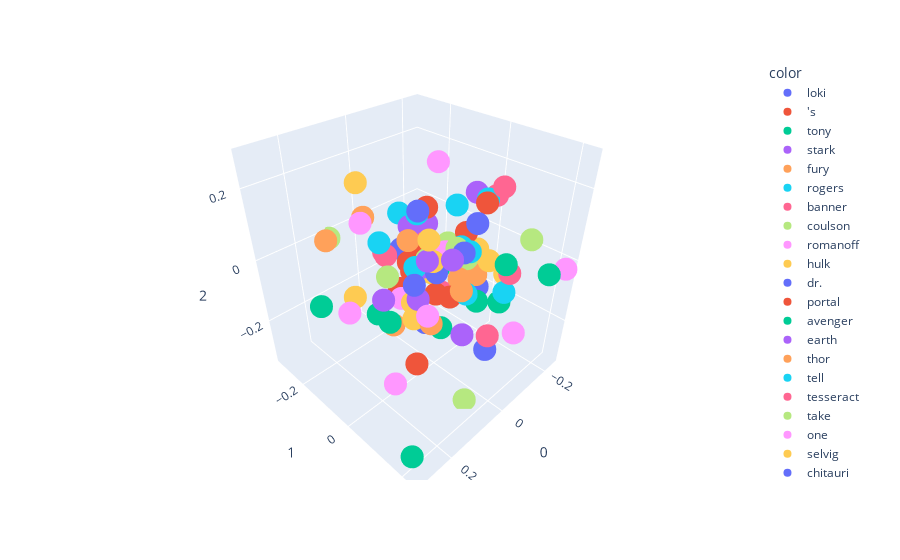

The code cell stored with this chart in its notebook:
### Code cell
plt=ex.scatter_3d(new[:100], x=0, y=1,z=2, color=word[:100])
plt.show()

### Figure 1 — Plotly figure (JSON) as saved in the notebook; plotly's stock layout.template omitted (floating-point values rounded to 4 significant figures)
{"data": [{"hovertemplate": "color=loki<br>0=%{x}<br>1=%{y}<br>2=%{z}<extra></extra>", "legendgroup": "loki", "marker": {"color": "#636efa", "symbol": "circle"}, "mode": "markers", "name": "loki", "scene": "scene", "showlegend": true, "type": "scatter3d", "x": [-0.01624], "y": [-0.05289], "z": [-0.2422]}, {"hovertemplate": "color='s<br>0=%{x}<br>1=%{y}<br>2=%{z}<extra></extra>", "legendgroup": "'s", "marker": {"color": "#EF553B", "symbol": "circle"}, "mode": "markers", "name": "'s", "scene": "scene", "showlegend": true, "type": "scatter3d", "x": [0.06792], "y": [-0.06782], "z": [-0.08179]}, {"hovertemplate": "color=tony<br>0=%{x}<br>1=%{y}<br>2=%{z}<extra></extra>", "legendgroup": "tony", "marker": {"color": "#00cc96", "symbol": "circle"}, "mode": "markers", "name": "tony", "scene": "scene", "showlegend": true, "type": "scatter3d", "x": [0.2159], "y": [0.06051], "z": [-0.02778]}, {"hovertemplate": "color=stark<br>0=%{x}<br>1=%{y}<br>2=%{z}<extra></extra>", "legendgroup": "stark", "marker": {"color": "#ab63fa", "symbol": "circle"}, "mode": "markers", "name": "stark", "scene": "scene", "showlegend": true, "type": "scatter3d", "x": [0.09945], "y": [0.06168], "z": [0.08202]}, {"hovertemplate": "color=fury<br>0=%{x}<br>1=%{y}<br>2=%{z}<extra></extra>", "legendgroup": "fury", "marker": {"color": "#FFA15A", "symbol": "circle"}, "mode": "markers", "name": "fury", "scene": "scene", "showlegend": true, "type": "scatter3d", "x": [0.1406], "y": [0.1155], "z": [-0.04462]}, {"hovertemplate": "color=rogers<br>0=%{x}<br>1=%{y}<br>2=%{z}<extra></extra>", "legendgroup": "rogers", "marker": {"color": "#19d3f3", "symbol": "circle"}, "mode": "markers", "name": "rogers", "scene": "scene", "showlegend": true, "type": "scatter3d", "x": [-0.02226], "y": [0.08573], "z": [0.06172]}, {"hovertemplate": "color=banner<br>0=%{x}<br>1=%{y}<br>2=%{z}<extra></extra>", "legendgroup": "banner", "marker": {"color": "#FF6692", "symbol": "circle"}, "mode": "markers", "name": "banner", "scene": "scene", "showlegend": true, "type": "scatter3d", "x": [-0.0706], "y": [-0.2867], "z": [-0.1342]}, {"hovertemplate": "color=coulson<br>0=%{x}<br>1=%{y}<br>2=%{z}<extra></extra>", "legendgroup": "coulson", "marker": {"color": "#B6E880", "symbol": "circle"}, "mode": "markers", "name": "coulson", "scene": "scene", "showlegend": true, "type": "scatter3d", "x": [-0.04708], "y": [0.02379], "z": [0.03195]}, {"hovertemplate": "color=romanoff<br>0=%{x}<br>1=%{y}<br>2=%{z}<extra></extra>", "legendgroup": "romanoff", "marker": {"color": "#FF97FF", "symbol": "circle"}, "mode": "markers", "name": "romanoff", "scene": "scene", "showlegend": true, "type": "scatter3d", "x": [0.1644], "y": [0.1267], "z": [-0.0008234]}, {"hovertemplate": "color=hulk<br>0=%{x}<br>1=%{y}<br>2=%{z}<extra></extra>", "legendgroup": "hulk", "marker": {"color": "#FECB52", "symbol": "circle"}, "mode": "markers", "name": "hulk", "scene": "scene", "showlegend": true, "type": "scatter3d", "x": [0.05804], "y": [-0.2772], "z": [-0.2334]}, {"hovertemplate": "color=dr.<br>0=%{x}<br>1=%{y}<br>2=%{z}<extra></extra>", "legendgroup": "dr.", "marker": {"color": "#636efa", "symbol": "circle"}, "mode": "markers", "name": "dr.", "scene": "scene", "showlegend": true, "type": "scatter3d", "x": [0.09248], "y": [0.02436], "z": [0.1917]}, {"hovertemplate": "color=portal<br>0=%{x}<br>1=%{y}<br>2=%{z}<extra></extra>", "legendgroup": "portal", "marker": {"color": "#EF553B", "symbol": "circle"}, "mode": "markers", "name": "portal", "scene": "scene", "showlegend": true, "type": "scatter3d", "x": [-0.01344], "y": [-0.05111], "z": [0.1323]}, {"hovertemplate": "color=avenger<br>0=%{x}<br>1=%{y}<br>2=%{z}<extra></extra>", "legendgroup": "avenger", "marker": {"color": "#00cc96", "symbol": "circle"}, "mode": "markers", "name": "avenger", "scene": "scene", "showlegend": true, "type": "scatter3d", "x": [-0.05597], "y": [0.09086], "z": [-0.1044]}, {"hovertemplate": "color=earth<br>0=%{x}<br>1=%{y}<br>2=%{z}<extra></extra>", "legendgroup": "earth", "marker": {"color": "#ab63fa", "symbol": "circle"}, "mode": "markers", "name": "earth", "scene": "scene", "showlegend": true, "type": "scatter3d", "x": [0.006027], "y": [-0.09289], "z": [0.06931]}, {"hovertemplate": "color=thor<br>0=%{x}<br>1=%{y}<br>2=%{z}<extra></extra>", "legendgroup": "thor", "marker": {"color": "#FFA15A", "symbol": "circle"}, "mode": "markers", "name": "thor", "scene": "scene", "showlegend": true, "type": "scatter3d", "x": [-0.0882], "y": [0.05757], "z": [-0.0529]}, {"hovertemplate": "color=tell<br>0=%{x}<br>1=%{y}<br>2=%{z}<extra></extra>", "legendgroup": "tell", "marker": {"color": "#19d3f3", "symbol": "circle"}, "mode": "markers", "name": "tell", "scene": "scene", "showlegend": true, "type": "scatter3d", "x": [-0.1873], "y": [0.004453], "z": [0.1118]}, {"hovertemplate": "color=tesseract<br>0=%{x}<br>1=%{y}<br>2=%{z}<extra></extra>", "legendgroup": "tesseract", "marker": {"color": "#FF6692", "symbol": "circle"}, "mode": "markers", "name": "tesseract", "scene": "scene", "showlegend": true, "type": "scatter3d", "x": [-0.05495], "y": [-0.02828], "z": [-0.1398]}, {"hovertemplate": "color=take<br>0=%{x}<br>1=%{y}<br>2=%{z}<extra></extra>", "legendgroup": "take", "marker": {"color": "#B6E880", "symbol": "circle"}, "mode": "markers", "name": "take", "scene": "scene", "showlegend": true, "type": "scatter3d", "x": [-0.1828], "y": [-0.1249], "z": [-0.07839]}, {"hovertemplate": "color=one<br>0=%{x}<br>1=%{y}<br>2=%{z}<extra></extra>", "legendgroup": "one", "marker": {"color": "#FF97FF", "symbol": "circle"}, "mode": "markers", "name": "one", "scene": "scene", "showlegend": true, "type": "scatter3d", "x": [0.1372], "y": [-0.1239], "z": [0.1191]}, {"hovertemplate": "color=selvig<br>0=%{x}<br>1=%{y}<br>2=%{z}<extra></extra>", "legendgroup": "selvig", "marker": {"color": "#FECB52", "symbol": "circle"}, "mode": "markers", "name": "selvig", "scene": "scene", "showlegend": true, "type": "scatter3d", "x": [0.06051], "y": [0.04308], "z": [0.05302]}, {"hovertemplate": "color=chitauri<br>0=%{x}<br>1=%{y}<br>2=%{z}<extra></extra>", "legendgroup": "chitauri", "marker": {"color": "#636efa", "symbol": "circle"}, "mode": "markers", "name": "chitauri", "scene": "scene", "showlegend": true, "type": "scatter3d", "x": [-0.02612], "y": [0.1533], "z": [-0.2136]}, {"hovertemplate": "color=get<br>0=%{x}<br>1=%{y}<br>2=%{z}<extra></extra>", "legendgroup": "get", "marker": {"color": "#EF553B", "symbol": "circle"}, "mode": "markers", "name": "get", "scene": "scene", "showlegend": true, "type": "scatter3d", "x": [0.02613], "y": [-0.06465], "z": [-0.04648]}, {"hovertemplate": "color=new<br>0=%{x}<br>1=%{y}<br>2=%{z}<extra></extra>", "legendgroup": "new", "marker": {"color": "#00cc96", "symbol": "circle"}, "mode": "markers", "name": "new", "scene": "scene", "showlegend": true, "type": "scatter3d", "x": [-0.09888], "y": [-0.08318], "z": [-0.1066]}, {"hovertemplate": "color=find<br>0=%{x}<br>1=%{y}<br>2=%{z}<extra></extra>", "legendgroup": "find", "marker": {"color": "#ab63fa", "symbol": "circle"}, "mode": "markers", "name": "find", "scene": "scene", "showlegend": true, "type": "scatter3d", "x": [0.04571], "y": [-0.008159], "z": [0.003929]}, {"hovertemplate": "color=pepper<br>0=%{x}<br>1=%{y}<br>2=%{z}<extra></extra>", "legendgroup": "pepper", "marker": {"color": "#FFA15A", "symbol": "circle"}, "mode": "markers", "name": "pepper", "scene": "scene", "showlegend": true, "type": "scatter3d", "x": [-0.01015], "y": [-0.03466], "z": [-0.04334]}, {"hovertemplate": "color=weapon<br>0=%{x}<br>1=%{y}<br>2=%{z}<extra></extra>", "legendgroup": "weapon", "marker": {"color": "#19d3f3", "symbol": "circle"}, "mode": "markers", "name": "weapon", "scene": "scene", "showlegend": true, "type": "scatter3d", "x": [0.05932], "y": [-0.01181], "z": [0.1579]}, {"hovertemplate": "color=s.h.i.e.l.d<br>0=%{x}<br>1=%{y}<br>2=%{z}<extra></extra>", "legendgroup": "s.h.i.e.l.d", "marker": {"color": "#FF6692", "symbol": "circle"}, "mode": "markers", "name": "s.h.i.e.l.d", "scene": "scene", "showlegend": true, "type": "scatter3d", "x": [-0.1101], "y": [0.1031], "z": [0.2064]}, {"hovertemplate": "color=arrives<br>0=%{x}<br>1=%{y}<br>2=%{z}<extra></extra>", "legendgroup": "arrives", "marker": {"color": "#B6E880", "symbol": "circle"}, "mode": "markers", "name": "arrives", "scene": "scene", "showlegend": true, "type": "scatter3d", "x": [0.2058], "y": [0.04638], "z": [0.08499]}, {"hovertemplate": "color=agent<br>0=%{x}<br>1=%{y}<br>2=%{z}<extra></extra>", "legendgroup": "agent", "marker": {"color": "#FF97FF", "symbol": "circle"}, "mode": "markers", "name": "agent", "scene": "scene", "showlegend": true, "type": "scatter3d", "x": [-0.05364], "y": [-0.09199], "z": [-0.08576]}, {"hovertemplate": "color=try<br>0=%{x}<br>1=%{y}<br>2=%{z}<extra></extra>", "legendgroup": "try", "marker": {"color": "#FECB52", "symbol": "circle"}, "mode": "markers", "name": "try", "scene": "scene", "showlegend": true, "type": "scatter3d", "x": [0.08743], "y": [0.0008235], "z": [-0.07883]}, {"hovertemplate": "color=go<br>0=%{x}<br>1=%{y}<br>2=%{z}<extra></extra>", "legendgroup": "go", "marker": {"color": "#636efa", "symbol": "circle"}, "mode": "markers", "name": "go", "scene": "scene", "showlegend": true, "type": "scatter3d", "x": [-0.0101], "y": [0.07715], "z": [0.05995]}, {"hovertemplate": "color=council<br>0=%{x}<br>1=%{y}<br>2=%{z}<extra></extra>", "legendgroup": "council", "marker": {"color": "#EF553B", "symbol": "circle"}, "mode": "markers", "name": "council", "scene": "scene", "showlegend": true, "type": "scatter3d", "x": [-0.1299], "y": [-0.01523], "z": [0.02658]}, {"hovertemplate": "color=need<br>0=%{x}<br>1=%{y}<br>2=%{z}<extra></extra>", "legendgroup": "need", "marker": {"color": "#00cc96", "symbol": "circle"}, "mode": "markers", "name": "need", "scene": "scene", "showlegend": true, "type": "scatter3d", "x": [-0.1724], "y": [0.2198], "z": [-0.01365]}, {"hovertemplate": "color=back<br>0=%{x}<br>1=%{y}<br>2=%{z}<extra></extra>", "legendgroup": "back", "marker": {"color": "#ab63fa", "symbol": "circle"}, "mode": "markers", "name": "back", "scene": "scene", "showlegend": true, "type": "scatter3d", "x": [-0.1063], "y": [-0.01229], "z": [-0.04735]}, {"hovertemplate": "color=helicarrier<br>0=%{x}<br>1=%{y}<br>2=%{z}<extra></extra>", "legendgroup": "helicarrier", "marker": {"color": "#FFA15A", "symbol": "circle"}, "mode": "markers", "name": "helicarrier", "scene": "scene", "showlegend": true, "type": "scatter3d", "x": [-0.07368], "y": [0.0283], "z": [-0.0947]}, {"hovertemplate": "color=shield<br>0=%{x}<br>1=%{y}<br>2=%{z}<extra></extra>", "legendgroup": "shield", "marker": {"color": "#19d3f3", "symbol": "circle"}, "mode": "markers", "name": "shield", "scene": "scene", "showlegend": true, "type": "scatter3d", "x": [0.007922], "y": [0.1057], "z": [-0.03767]}, {"hovertemplate": "color=control<br>0=%{x}<br>1=%{y}<br>2=%{z}<extra></extra>", "legendgroup": "control", "marker": {"color": "#FF6692", "symbol": "circle"}, "mode": "markers", "name": "control", "scene": "scene", "showlegend": true, "type": "scatter3d", "x": [-0.004048], "y": [-0.08338], "z": [-0.1635]}, {"hovertemplate": "color=group<br>0=%{x}<br>1=%{y}<br>2=%{z}<extra></extra>", "legendgroup": "group", "marker": {"color": "#B6E880", "symbol": "circle"}, "mode": "markers", "name": "group", "scene": "scene", "showlegend": true, "type": "scatter3d", "x": [-0.08534], "y": [0.02672], "z": [-0.016]}, {"hovertemplate": "color=board<br>0=%{x}<br>1=%{y}<br>2=%{z}<extra></extra>", "legendgroup": "board", "marker": {"color": "#FF97FF", "symbol": "circle"}, "mode": "markers", "name": "board", "scene": "scene", "showlegend": true, "type": "scatter3d", "x": [0.08535], "y": [-0.04192], "z": [-0.09038]}, {"hovertemplate": "color=carrier<br>0=%{x}<br>1=%{y}<br>2=%{z}<extra></extra>", "legendgroup": "carrier", "marker": {"color": "#FECB52", "symbol": "circle"}, "mode": "markers", "name": "carrier", "scene": "scene", "showlegend": true, "type": "scatter3d", "x": [0.1192], "y": [0.03763], "z": [-0.09044]}, {"hovertemplate": "color=make<br>0=%{x}<br>1=%{y}<br>2=%{z}<extra></extra>", "legendgroup": "make", "marker": {"color": "#636efa", "symbol": "circle"}, "mode": "markers", "name": "make", "scene": "scene", "showlegend": true, "type": "scatter3d", "x": [-0.09562], "y": [0.04557], "z": [0.09252]}, {"hovertemplate": "color=world<br>0=%{x}<br>1=%{y}<br>2=%{z}<extra></extra>", "legendgroup": "world", "marker": {"color": "#EF553B", "symbol": "circle"}, "mode": "markers", "name": "world", "scene": "scene", "showlegend": true, "type": "scatter3d", "x": [0.04893], "y": [0.04361], "z": [-0.04943]}, {"hovertemplate": "color=attempt<br>0=%{x}<br>1=%{y}<br>2=%{z}<extra></extra>", "legendgroup": "attempt", "marker": {"color": "#00cc96", "symbol": "circle"}, "mode": "markers", "name": "attempt", "scene": "scene", "showlegend": true, "type": "scatter3d", "x": [-0.2114], "y": [0.05759], "z": [-0.2147]}, {"hovertemplate": "color=attack<br>0=%{x}<br>1=%{y}<br>2=%{z}<extra></extra>", "legendgroup": "attack", "marker": {"color": "#ab63fa", "symbol": "circle"}, "mode": "markers", "name": "attack", "scene": "scene", "showlegend": true, "type": "scatter3d", "x": [0.2131], "y": [0.03848], "z": [0.02145]}, {"hovertemplate": "color=tower<br>0=%{x}<br>1=%{y}<br>2=%{z}<extra></extra>", "legendgroup": "tower", "marker": {"color": "#FFA15A", "symbol": "circle"}, "mode": "markers", "name": "tower", "scene": "scene", "showlegend": true, "type": "scatter3d", "x": [-0.002318], "y": [0.07307], "z": [-0.01427]}, {"hovertemplate": "color=team<br>0=%{x}<br>1=%{y}<br>2=%{z}<extra></extra>", "legendgroup": "team", "marker": {"color": "#19d3f3", "symbol": "circle"}, "mode": "markers", "name": "team", "scene": "scene", "showlegend": true, "type": "scatter3d", "x": [-0.06915], "y": [0.01997], "z": [0.02491]}, {"hovertemplate": "color=found<br>0=%{x}<br>1=%{y}<br>2=%{z}<extra></extra>", "legendgroup": "found", "marker": {"color": "#FF6692", "symbol": "circle"}, "mode": "markers", "name": "found", "scene": "scene", "showlegend": true, "type": "scatter3d", "x": [0.02774], "y": [0.1935], "z": [-0.1042]}, {"hovertemplate": "color=cell<br>0=%{x}<br>1=%{y}<br>2=%{z}<extra></extra>", "legendgroup": "cell", "marker": {"color": "#B6E880", "symbol": "circle"}, "mode": "markers", "name": "cell", "scene": "scene", "showlegend": true, "type": "scatter3d", "x": [0.05559], "y": [0.1615], "z": [-0.3355]}, {"hovertemplate": "color=n't<br>0=%{x}<br>1=%{y}<br>2=%{z}<extra></extra>", "legendgroup": "n't", "marker": {"color": "#FF97FF", "symbol": "circle"}, "mode": "markers", "name": "n't", "scene": "scene", "showlegend": true, "type": "scatter3d", "x": [0.1538], "y": [0.0005941], "z": [-0.3232]}, {"hovertemplate": "color=bruce<br>0=%{x}<br>1=%{y}<br>2=%{z}<extra></extra>", "legendgroup": "bruce", "marker": {"color": "#FECB52", "symbol": "circle"}, "mode": "markers", "name": "bruce", "scene": "scene", "showlegend": true, "type": "scatter3d", "x": [0.08466], "y": [0.05152], "z": [0.1265]}, {"hovertemplate": "color=two<br>0=%{x}<br>1=%{y}<br>2=%{z}<extra></extra>", "legendgroup": "two", "marker": {"color": "#636efa", "symbol": "circle"}, "mode": "markers", "name": "two", "scene": "scene", "showlegend": true, "type": "scatter3d", "x": [-0.01259], "y": [-0.02525], "z": [-0.02362]}, {"hovertemplate": "color=open<br>0=%{x}<br>1=%{y}<br>2=%{z}<extra></extra>", "legendgroup": "open", "marker": {"color": "#EF553B", "symbol": "circle"}, "mode": "markers", "name": "open", "scene": "scene", "showlegend": true, "type": "scatter3d", "x": [0.1069], "y": [0.03578], "z": [-0.2554]}, {"hovertemplate": "color=barton<br>0=%{x}<br>1=%{y}<br>2=%{z}<extra></extra>", "legendgroup": "barton", "marker": {"color": "#00cc96", "symbol": "circle"}, "mode": "markers", "name": "barton", "scene": "scene", "showlegend": true, "type": "scatter3d", "x": [0.01425], "y": [0.2132], "z": [0.1046]}, {"hovertemplate": "color=fails<br>0=%{x}<br>1=%{y}<br>2=%{z}<extra></extra>", "legendgroup": "fails", "marker": {"color": "#ab63fa", "symbol": "circle"}, "mode": "markers", "name": "fails", "scene": "scene", "showlegend": true, "type": "scatter3d", "x": [0.08689], "y": [0.1243], "z": [0.1087]}, {"hovertemplate": "color=life<br>0=%{x}<br>1=%{y}<br>2=%{z}<extra></extra>", "legendgroup": "life", "marker": {"color": "#FFA15A", "symbol": "circle"}, "mode": "markers", "name": "life", "scene": "scene", "showlegend": true, "type": "scatter3d", "x": [0.0938], "y": [-0.06548], "z": [-0.1903]}, {"hovertemplate": "color=destroying<br>0=%{x}<br>1=%{y}<br>2=%{z}<extra></extra>", "legendgroup": "destroying", "marker": {"color": "#19d3f3", "symbol": "circle"}, "mode": "markers", "name": "destroying", "scene": "scene", "showlegend": true, "type": "scatter3d", "x": [-0.1987], "y": [-0.1098], "z": [0.04689]}, {"hovertemplate": "color=''<br>0=%{x}<br>1=%{y}<br>2=%{z}<extra></extra>", "legendgroup": "''", "marker": {"color": "#FF6692", "symbol": "circle"}, "mode": "markers", "name": "''", "scene": "scene", "showlegend": true, "type": "scatter3d", "x": [-0.2381], "y": [-0.004484], "z": [0.1008]}, {"hovertemplate": "color=going<br>0=%{x}<br>1=%{y}<br>2=%{z}<extra></extra>", "legendgroup": "going", "marker": {"color": "#B6E880", "symbol": "circle"}, "mode": "markers", "name": "going", "scene": "scene", "showlegend": true, "type": "scatter3d", "x": [0.1051], "y": [-0.3108], "z": [-0.01768]}, {"hovertemplate": "color=building<br>0=%{x}<br>1=%{y}<br>2=%{z}<extra></extra>", "legendgroup": "building", "marker": {"color": "#FF97FF", "symbol": "circle"}, "mode": "markers", "name": "building", "scene": "scene", "showlegend": true, "type": "scatter3d", "x": [-0.1349], "y": [0.1655], "z": [-0.2177]}, {"hovertemplate": "color=also<br>0=%{x}<br>1=%{y}<br>2=%{z}<extra></extra>", "legendgroup": "also", "marker": {"color": "#FECB52", "symbol": "circle"}, "mode": "markers", "name": "also", "scene": "scene", "showlegend": true, "type": "scatter3d", "x": [0.03065], "y": [0.01106], "z": [-0.01054]}, {"hovertemplate": "color=head<br>0=%{x}<br>1=%{y}<br>2=%{z}<extra></extra>", "legendgroup": "head", "marker": {"color": "#636efa", "symbol": "circle"}, "mode": "markers", "name": "head", "scene": "scene", "showlegend": true, "type": "scatter3d", "x": [0.1777], "y": [0.09919], "z": [0.07595]}, {"hovertemplate": "color=god<br>0=%{x}<br>1=%{y}<br>2=%{z}<extra></extra>", "legendgroup": "god", "marker": {"color": "#EF553B", "symbol": "circle"}, "mode": "markers", "name": "god", "scene": "scene", "showlegend": true, "type": "scatter3d", "x": [0.03511], "y": [0.07745], "z": [-0.04743]}, {"hovertemplate": "color=man<br>0=%{x}<br>1=%{y}<br>2=%{z}<extra></extra>", "legendgroup": "man", "marker": {"color": "#00cc96", "symbol": "circle"}, "mode": "markers", "name": "man", "scene": "scene", "showlegend": true, "type": "scatter3d", "x": [0.2789], "y": [0.1921], "z": [-0.3248]}, {"hovertemplate": "color=office<br>0=%{x}<br>1=%{y}<br>2=%{z}<extra></extra>", "legendgroup": "office", "marker": {"color": "#ab63fa", "symbol": "circle"}, "mode": "markers", "name": "office", "scene": "scene", "showlegend": true, "type": "scatter3d", "x": [-0.06855], "y": [-0.1034], "z": [0.04312]}, {"hovertemplate": "color=call<br>0=%{x}<br>1=%{y}<br>2=%{z}<extra></extra>", "legendgroup": "call", "marker": {"color": "#FFA15A", "symbol": "circle"}, "mode": "markers", "name": "call", "scene": "scene", "showlegend": true, "type": "scatter3d", "x": [0.05957], "y": [-0.04194], "z": [0.0728]}, {"hovertemplate": "color=completely<br>0=%{x}<br>1=%{y}<br>2=%{z}<extra></extra>", "legendgroup": "completely", "marker": {"color": "#19d3f3", "symbol": "circle"}, "mode": "markers", "name": "completely", "scene": "scene", "showlegend": true, "type": "scatter3d", "x": [0.0743], "y": [-0.003524], "z": [0.01996]}, {"hovertemplate": "color=assignment<br>0=%{x}<br>1=%{y}<br>2=%{z}<extra></extra>", "legendgroup": "assignment", "marker": {"color": "#FF6692", "symbol": "circle"}, "mode": "markers", "name": "assignment", "scene": "scene", "showlegend": true, "type": "scatter3d", "x": [-0.03488], "y": [0.1935], "z": [0.04685]}, {"hovertemplate": "color=fighting<br>0=%{x}<br>1=%{y}<br>2=%{z}<extra></extra>", "legendgroup": "fighting", "marker": {"color": "#B6E880", "symbol": "circle"}, "mode": "markers", "name": "fighting", "scene": "scene", "showlegend": true, "type": "scatter3d", "x": [0.005666], "y": [-0.06565], "z": [-0.04483]}, {"hovertemplate": "color=iron<br>0=%{x}<br>1=%{y}<br>2=%{z}<extra></extra>", "legendgroup": "iron", "marker": {"color": "#FF97FF", "symbol": "circle"}, "mode": "markers", "name": "iron", "scene": "scene", "showlegend": true, "type": "scatter3d", "x": [-0.08248], "y": [-0.04597], "z": [-0.02687]}, {"hovertemplate": "color=plan<br>0=%{x}<br>1=%{y}<br>2=%{z}<extra></extra>", "legendgroup": "plan", "marker": {"color": "#FECB52", "symbol": "circle"}, "mode": "markers", "name": "plan", "scene": "scene", "showlegend": true, "type": "scatter3d", "x": [-0.2423], "y": [0.04572], "z": [-0.1355]}, {"hovertemplate": "color=scepter<br>0=%{x}<br>1=%{y}<br>2=%{z}<extra></extra>", "legendgroup": "scepter", "marker": {"color": "#636efa", "symbol": "circle"}, "mode": "markers", "name": "scepter", "scene": "scene", "showlegend": true, "type": "scatter3d", "x": [0.03534], "y": [0.03169], "z": [0.002376]}, {"hovertemplate": "color=know<br>0=%{x}<br>1=%{y}<br>2=%{z}<extra></extra>", "legendgroup": "know", "marker": {"color": "#EF553B", "symbol": "circle"}, "mode": "markers", "name": "know", "scene": "scene", "showlegend": true, "type": "scatter3d", "x": [0.009892], "y": [-0.09339], "z": [-0.03915]}, {"hovertemplate": "color=nuke<br>0=%{x}<br>1=%{y}<br>2=%{z}<extra></extra>", "legendgroup": "nuke", "marker": {"color": "#00cc96", "symbol": "circle"}, "mode": "markers", "name": "nuke", "scene": "scene", "showlegend": true, "type": "scatter3d", "x": [0.1528], "y": [-0.05662], "z": [-0.1112]}, {"hovertemplate": "color=hero<br>0=%{x}<br>1=%{y}<br>2=%{z}<extra></extra>", "legendgroup": "hero", "marker": {"color": "#ab63fa", "symbol": "circle"}, "mode": "markers", "name": "hero", "scene": "scene", "showlegend": true, "type": "scatter3d", "x": [-0.221], "y": [-0.05953], "z": [0.09637]}, {"hovertemplate": "color=way<br>0=%{x}<br>1=%{y}<br>2=%{z}<extra></extra>", "legendgroup": "way", "marker": {"color": "#FFA15A", "symbol": "circle"}, "mode": "markers", "name": "way", "scene": "scene", "showlegend": true, "type": "scatter3d", "x": [0.0148], "y": [0.09603], "z": [-0.02929]}, {"hovertemplate": "color=telling<br>0=%{x}<br>1=%{y}<br>2=%{z}<extra></extra>", "legendgroup": "telling", "marker": {"color": "#19d3f3", "symbol": "circle"}, "mode": "markers", "name": "telling", "scene": "scene", "showlegend": true, "type": "scatter3d", "x": [-0.1228], "y": [0.1276], "z": [-0.09216]}, {"hovertemplate": "color=meanwhile<br>0=%{x}<br>1=%{y}<br>2=%{z}<extra></extra>", "legendgroup": "meanwhile", "marker": {"color": "#FF6692", "symbol": "circle"}, "mode": "markers", "name": "meanwhile", "scene": "scene", "showlegend": true, "type": "scatter3d", "x": [-0.06534], "y": [-0.133], "z": [-0.02961]}, {"hovertemplate": "color=hit<br>0=%{x}<br>1=%{y}<br>2=%{z}<extra></extra>", "legendgroup": "hit", "marker": {"color": "#B6E880", "symbol": "circle"}, "mode": "markers", "name": "hit", "scene": "scene", "showlegend": true, "type": "scatter3d", "x": [0.01423], "y": [-0.02168], "z": [0.006502]}, {"hovertemplate": "color=death<br>0=%{x}<br>1=%{y}<br>2=%{z}<extra></extra>", "legendgroup": "death", "marker": {"color": "#FF97FF", "symbol": "circle"}, "mode": "markers", "name": "death", "scene": "scene", "showlegend": true, "type": "scatter3d", "x": [0.3004], "y": [0.03032], "z": [0.03143]}, {"hovertemplate": "color=pull<br>0=%{x}<br>1=%{y}<br>2=%{z}<extra></extra>", "legendgroup": "pull", "marker": {"color": "#FECB52", "symbol": "circle"}, "mode": "markers", "name": "pull", "scene": "scene", "showlegend": true, "type": "scatter3d", "x": [-0.05014], "y": [0.122], "z": [0.04022]}, {"hovertemplate": "color=capability<br>0=%{x}<br>1=%{y}<br>2=%{z}<extra></extra>", "legendgroup": "capability", "marker": {"color": "#636efa", "symbol": "circle"}, "mode": "markers", "name": "capability", "scene": "scene", "showlegend": true, "type": "scatter3d", "x": [-0.02765], "y": [-0.1612], "z": [-0.04448]}, {"hovertemplate": "color=work<br>0=%{x}<br>1=%{y}<br>2=%{z}<extra></extra>", "legendgroup": "work", "marker": {"color": "#EF553B", "symbol": "circle"}, "mode": "markers", "name": "work", "scene": "scene", "showlegend": true, "type": "scatter3d", "x": [-0.01815], "y": [-0.0947], "z": [-0.02869]}, {"hovertemplate": "color=together<br>0=%{x}<br>1=%{y}<br>2=%{z}<extra></extra>", "legendgroup": "together", "marker": {"color": "#00cc96", "symbol": "circle"}, "mode": "markers", "name": "together", "scene": "scene", "showlegend": true, "type": "scatter3d", "x": [-0.001545], "y": [0.01925], "z": [-0.2069]}, {"hovertemplate": "color=working<br>0=%{x}<br>1=%{y}<br>2=%{z}<extra></extra>", "legendgroup": "working", "marker": {"color": "#ab63fa", "symbol": "circle"}, "mode": "markers", "name": "working", "scene": "scene", "showlegend": true, "type": "scatter3d", "x": [0.07413], "y": [0.1538], "z": [-0.09662]}, {"hovertemplate": "color=harness<br>0=%{x}<br>1=%{y}<br>2=%{z}<extra></extra>", "legendgroup": "harness", "marker": {"color": "#FFA15A", "symbol": "circle"}, "mode": "markers", "name": "harness", "scene": "scene", "showlegend": true, "type": "scatter3d", "x": [0.1007], "y": [-0.159], "z": [0.1068]}, {"hovertemplate": "color=york<br>0=%{x}<br>1=%{y}<br>2=%{z}<extra></extra>", "legendgroup": "york", "marker": {"color": "#19d3f3", "symbol": "circle"}, "mode": "markers", "name": "york", "scene": "scene", "showlegend": true, "type": "scatter3d", "x": [0.009718], "y": [-0.1269], "z": [0.09585]}, {"hovertemplate": "color=people<br>0=%{x}<br>1=%{y}<br>2=%{z}<extra></extra>", "legendgroup": "people", "marker": {"color": "#FF6692", "symbol": "circle"}, "mode": "markers", "name": "people", "scene": "scene", "showlegend": true, "type": "scatter3d", "x": [0.03559], "y": [-0.1545], "z": [-0.03471]}, {"hovertemplate": "color=mind<br>0=%{x}<br>1=%{y}<br>2=%{z}<extra></extra>", "legendgroup": "mind", "marker": {"color": "#B6E880", "symbol": "circle"}, "mode": "markers", "name": "mind", "scene": "scene", "showlegend": true, "type": "scatter3d", "x": [0.004632], "y": [-0.0648], "z": [-0.06789]}, {"hovertemplate": "color=made<br>0=%{x}<br>1=%{y}<br>2=%{z}<extra></extra>", "legendgroup": "made", "marker": {"color": "#FF97FF", "symbol": "circle"}, "mode": "markers", "name": "made", "scene": "scene", "showlegend": true, "type": "scatter3d", "x": [0.01407], "y": [0.009277], "z": [0.277]}, {"hovertemplate": "color=unfortunately<br>0=%{x}<br>1=%{y}<br>2=%{z}<extra></extra>", "legendgroup": "unfortunately", "marker": {"color": "#FECB52", "symbol": "circle"}, "mode": "markers", "name": "unfortunately", "scene": "scene", "showlegend": true, "type": "scatter3d", "x": [-0.1821], "y": [-0.0134], "z": [-0.04856]}, {"hovertemplate": "color=escape<br>0=%{x}<br>1=%{y}<br>2=%{z}<extra></extra>", "legendgroup": "escape", "marker": {"color": "#636efa", "symbol": "circle"}, "mode": "markers", "name": "escape", "scene": "scene", "showlegend": true, "type": "scatter3d", "x": [-0.1504], "y": [0.01909], "z": [-0.1458]}, {"hovertemplate": "color=aircraft<br>0=%{x}<br>1=%{y}<br>2=%{z}<extra></extra>", "legendgroup": "aircraft", "marker": {"color": "#EF553B", "symbol": "circle"}, "mode": "markers", "name": "aircraft", "scene": "scene", "showlegend": true, "type": "scatter3d", "x": [-0.1709], "y": [0.01448], "z": [0.1099]}, {"hovertemplate": "color=incredible<br>0=%{x}<br>1=%{y}<br>2=%{z}<extra></extra>", "legendgroup": "incredible", "marker": {"color": "#00cc96", "symbol": "circle"}, "mode": "markers", "name": "incredible", "scene": "scene", "showlegend": true, "type": "scatter3d", "x": [0.1994], "y": [-0.2443], "z": [-0.1689]}, {"hovertemplate": "color=hawkeye<br>0=%{x}<br>1=%{y}<br>2=%{z}<extra></extra>", "legendgroup": "hawkeye", "marker": {"color": "#ab63fa", "symbol": "circle"}, "mode": "markers", "name": "hawkeye", "scene": "scene", "showlegend": true, "type": "scatter3d", "x": [0.143], "y": [0.07593], "z": [0.005208]}, {"hovertemplate": "color=next<br>0=%{x}<br>1=%{y}<br>2=%{z}<extra></extra>", "legendgroup": "next", "marker": {"color": "#FFA15A", "symbol": "circle"}, "mode": "markers", "name": "next", "scene": "scene", "showlegend": true, "type": "scatter3d", "x": [0.1959], "y": [-0.1887], "z": [0.06765]}, {"hovertemplate": "color=fight<br>0=%{x}<br>1=%{y}<br>2=%{z}<extra></extra>", "legendgroup": "fight", "marker": {"color": "#19d3f3", "symbol": "circle"}, "mode": "markers", "name": "fight", "scene": "scene", "showlegend": true, "type": "scatter3d", "x": [0.1038], "y": [-0.09828], "z": [0.06122]}, {"hovertemplate": "color=ship<br>0=%{x}<br>1=%{y}<br>2=%{z}<extra></extra>", "legendgroup": "ship", "marker": {"color": "#FF6692", "symbol": "circle"}, "mode": "markers", "name": "ship", "scene": "scene", "showlegend": true, "type": "scatter3d", "x": [-0.07191], "y": [0.02304], "z": [-0.05317]}, {"hovertemplate": "color=quickly<br>0=%{x}<br>1=%{y}<br>2=%{z}<extra></extra>", "legendgroup": "quickly", "marker": {"color": "#B6E880", "symbol": "circle"}, "mode": "markers", "name": "quickly", "scene": "scene", "showlegend": true, "type": "scatter3d", "x": [-0.1816], "y": [0.1514], "z": [0.0541]}, {"hovertemplate": "color=device<br>0=%{x}<br>1=%{y}<br>2=%{z}<extra></extra>", "legendgroup": "device", "marker": {"color": "#FF97FF", "symbol": "circle"}, "mode": "markers", "name": "device", "scene": "scene", "showlegend": true, "type": "scatter3d", "x": [-0.2352], "y": [0.2301], "z": [-0.02296]}, {"hovertemplate": "color=used<br>0=%{x}<br>1=%{y}<br>2=%{z}<extra></extra>", "legendgroup": "used", "marker": {"color": "#FECB52", "symbol": "circle"}, "mode": "markers", "name": "used", "scene": "scene", "showlegend": true, "type": "scatter3d", "x": [0.02476], "y": [-0.2776], "z": [0.1341]}], "layout": {"legend": {"title": {"text": "color"}, "tracegroupgap": 0}, "margin": {"t": 60}, "scene": {"domain": {"x": [0, 1], "y": [0, 1]}, "xaxis": {"title": {"text": "0"}}, "yaxis": {"title": {"text": "1"}}, "zaxis": {"title": {"text": "2"}}}}}
